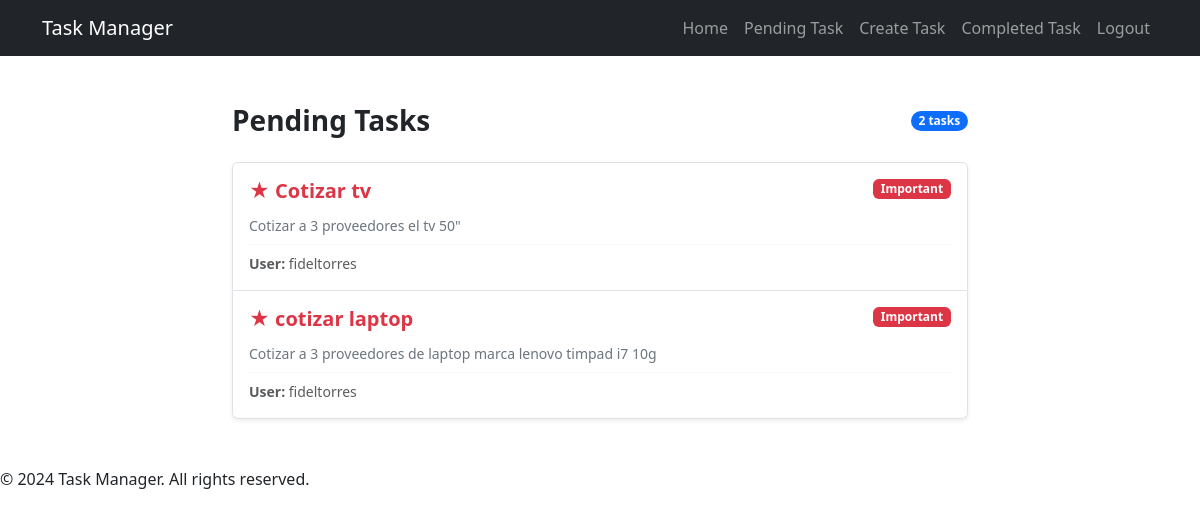
Screenshot of /tasks/ (signed in) with the database file from the repository.
### tasks/models.py (models this page shows, shortened)
class Task(models.Model):
   title = models.CharField(max_length=100)
   description = models.TextField()
   created = models.DateTimeField(auto_now_add=True)
   datecompleted = models.DateTimeField(null=True, blank=True)
   important = models.BooleanField(default=False)
   user = models.ForeignKey('auth.User', on_delete=models.CASCADE)

### tasks/views.py (the view)
# urls.py: path('tasks/', views.tasks, name='tasks'),
@login_required
def tasks(request):
   tasks = Task.objects.filter(user=request.user, datecompleted__isnull=True)
   return render(request, 'tasks.html', {'tasks': tasks})

### tasks/templates/tasks.html (shortened to what this page needs)
{% extends "base.html" %}
{% block content %}
<main class="container my-5">
   <div class="row justify-content-center">
      <div class="col-md-10 col-lg-8">
         <div class="d-flex justify-content-between align-items-center mb-4">
            <h1 class="h3 fw-bold mb-0">Pending Tasks</h1>
            <span class="badge bg-primary rounded-pill">{{ tasks|length }} tasks</span>
         </div>
         {% if tasks %}
            <div class="list-group shadow-sm rounded">
               {% for task in tasks %}
                  <a href="{% url 'task_detail' task.id %}" class="list-group-item list-group-item-action p-3">
                     <div class="d-flex w-100 justify-content-between align-items-start mb-2">
                        <h5 class="mb-1 text-dark">
                           {% if task.important %}
                              <strong class="text-danger">★ {{ task.title }}</strong>
                           {% else %}
                              {{ task.title }}
                           {% endif %}
                        </h5>
                        {% if task.important %}
                           <span class="badge bg-danger">Important</span>
                        {% endif %}
                     </div>
                     {% if task.description %}
                        <p class="mb-2 text-secondary small">{{ task.description|truncatewords:20 }}</p>
                     {% endif %}
                     <div class="d-flex justify-content-between align-items-center pt-2 border-top border-light">
                        <small class="text-muted">
                           <strong>User:</strong> {{ task.user.username }}
                        </small>
                     </div>
                  </a>
               {% endfor %}
            </div>
         {% endif %}
      </div>
   </div>
</main>
{% endblock %}

### rows the page displays
Task: title "Cotizar tv", important "Important", description "Cotizar a 3 proveedores el tv 50\"", user.username "fideltorres"
Task: title "cotizar laptop", important "Important", description "Cotizar a 3 proveedores de laptop marca lenovo timpad i7 10g", user.username "fideltorres"

### other values shown
{{ tasks|length }} "2"
